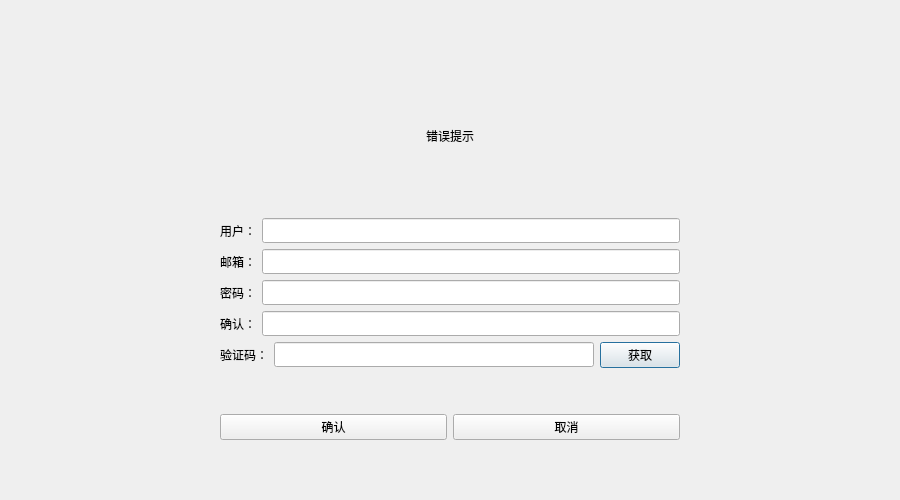
<?xml version="1.0" encoding="UTF-8"?>
<ui version="4.0">
 <class>regDialog</class>
 <widget class="QDialog" name="regDialog">
  <property name="geometry">
   <rect>
    <x>0</x>
    <y>0</y>
    <width>900</width>
    <height>500</height>
   </rect>
  </property>
  <property name="minimumSize">
   <size>
    <width>900</width>
    <height>500</height>
   </size>
  </property>
  <property name="maximumSize">
   <size>
    <width>900</width>
    <height>500</height>
   </size>
  </property>
  <property name="windowTitle">
   <string>Dialog</string>
  </property>
  <property name="styleSheet">
   <string notr="true">#regDialog{background-image: url(:/image/image/titile.jpg);}</string>
  </property>
  <layout class="QVBoxLayout" name="verticalLayout_2">
   <item>
    <layout class="QVBoxLayout" name="verticalLayout">
     <property name="leftMargin">
      <number>200</number>
     </property>
     <property name="rightMargin">
      <number>200</number>
     </property>
     <item>
      <widget class="QStackedWidget" name="stackedWidget">
       <widget class="QWidget" name="page">
        <property name="styleSheet">
         <string notr="true">#page{background: transparent}</string>
        </property>
        <layout class="QVBoxLayout" name="verticalLayout_3">
         <item>
          <spacer name="verticalSpacer">
           <property name="orientation">
            <enum>Qt::Orientation::Vertical</enum>
           </property>
           <property name="sizeType">
            <enum>QSizePolicy::Policy::Fixed</enum>
           </property>
           <property name="sizeHint" stdset="0">
            <size>
             <width>20</width>
             <height>40</height>
            </size>
           </property>
          </spacer>
         </item>
         <item>
          <widget class="QWidget" name="widget" native="true">
           <layout class="QVBoxLayout" name="verticalLayout_4">
            <item>
             <widget class="QLabel" name="err_tip">
              <property name="styleSheet">
               <string notr="true">#regDialog{backgound_image:url(:/image/image/titile.jpg)}</string>
              </property>
              <property name="text">
               <string>错误提示</string>
              </property>
              <property name="alignment">
               <set>Qt::AlignmentFlag::AlignCenter</set>
              </property>
             </widget>
            </item>
           </layout>
          </widget>
         </item>
         <item>
          <layout class="QHBoxLayout" name="horizontalLayout">
           <item>
            <widget class="QLabel" name="user_label">
             <property name="minimumSize">
              <size>
               <width>0</width>
               <height>25</height>
              </size>
             </property>
             <property name="maximumSize">
              <size>
               <width>16777215</width>
               <height>25</height>
              </size>
             </property>
             <property name="text">
              <string>用户：</string>
             </property>
            </widget>
           </item>
           <item>
            <widget class="QLineEdit" name="user_lineEdit">
             <property name="minimumSize">
              <size>
               <width>0</width>
               <height>25</height>
              </size>
             </property>
             <property name="maximumSize">
              <size>
               <width>16777215</width>
               <height>25</height>
              </size>
             </property>
            </widget>
           </item>
          </layout>
         </item>
         <item>
          <layout class="QHBoxLayout" name="horizontalLayout_2">
           <item>
            <widget class="QLabel" name="email_label">
             <property name="minimumSize">
              <size>
               <width>0</width>
               <height>25</height>
              </size>
             </property>
             <property name="maximumSize">
              <size>
               <width>16777215</width>
               <height>25</height>
              </size>
             </property>
             <property name="text">
              <string>邮箱：</string>
             </property>
            </widget>
           </item>
           <item>
            <widget class="QLineEdit" name="email_lineEdit">
             <property name="minimumSize">
              <size>
               <width>0</width>
               <height>25</height>
              </size>
             </property>
             <property name="maximumSize">
              <size>
               <width>16777215</width>
               <height>25</height>
              </size>
             </property>
            </widget>
           </item>
          </layout>
         </item>
         <item>
          <layout class="QHBoxLayout" name="horizontalLayout_3">
           <item>
            <widget class="QLabel" name="pass_label">
             <property name="minimumSize">
              <size>
               <width>0</width>
               <height>25</height>
              </size>
             </property>
             <property name="maximumSize">
              <size>
               <width>16777215</width>
               <height>25</height>
              </size>
             </property>
             <property name="text">
              <string>密码：</string>
             </property>
            </widget>
           </item>
           <item>
            <widget class="QLineEdit" name="pass_lineEdit">
             <property name="minimumSize">
              <size>
               <width>0</width>
               <height>25</height>
              </size>
             </property>
             <property name="maximumSize">
              <size>
               <width>16777215</width>
               <height>25</height>
              </size>
             </property>
            </widget>
           </item>
          </layout>
         </item>
         <item>
          <layout class="QHBoxLayout" name="horizontalLayout_4">
           <item>
            <widget class="QLabel" name="rpass_label">
             <property name="minimumSize">
              <size>
               <width>0</width>
               <height>25</height>
              </size>
             </property>
             <property name="maximumSize">
              <size>
               <width>16777215</width>
               <height>25</height>
              </size>
             </property>
             <property name="text">
              <string>确认：</string>
             </property>
            </widget>
           </item>
           <item>
            <widget class="QLineEdit" name="rpasslineEdit">
             <property name="minimumSize">
              <size>
               <width>0</width>
               <height>25</height>
              </size>
             </property>
             <property name="maximumSize">
              <size>
               <width>16777215</width>
               <height>25</height>
              </size>
             </property>
            </widget>
           </item>
          </layout>
         </item>
         <item>
          <layout class="QHBoxLayout" name="horizontalLayout_5">
           <item>
            <widget class="QLabel" name="verify_label">
             <property name="minimumSize">
              <size>
               <width>0</width>
               <height>25</height>
              </size>
             </property>
             <property name="maximumSize">
              <size>
               <width>16777215</width>
               <height>25</height>
              </size>
             </property>
             <property name="text">
              <string>验证码：</string>
             </property>
            </widget>
           </item>
           <item>
            <widget class="QLineEdit" name="verify_lineEdit">
             <property name="minimumSize">
              <size>
               <width>0</width>
               <height>25</height>
              </size>
             </property>
             <property name="maximumSize">
              <size>
               <width>16777215</width>
               <height>25</height>
              </size>
             </property>
            </widget>
           </item>
           <item>
            <widget class="QPushButton" name="get_Button">
             <property name="text">
              <string>获取</string>
             </property>
            </widget>
           </item>
          </layout>
         </item>
         <item>
          <spacer name="verticalSpacer_2">
           <property name="orientation">
            <enum>Qt::Orientation::Vertical</enum>
           </property>
           <property name="sizeType">
            <enum>QSizePolicy::Policy::Fixed</enum>
           </property>
           <property name="sizeHint" stdset="0">
            <size>
             <width>20</width>
             <height>40</height>
            </size>
           </property>
          </spacer>
         </item>
         <item>
          <layout class="QHBoxLayout" name="horizontalLayout_6">
           <item>
            <widget class="QPushButton" name="comfirm_btn">
             <property name="text">
              <string>确认</string>
             </property>
            </widget>
           </item>
           <item>
            <widget class="QPushButton" name="cencel_btm">
             <property name="text">
              <string>取消</string>
             </property>
            </widget>
           </item>
          </layout>
         </item>
         <item>
          <spacer name="verticalSpacer_3">
           <property name="orientation">
            <enum>Qt::Orientation::Vertical</enum>
           </property>
           <property name="sizeType">
            <enum>QSizePolicy::Policy::Fixed</enum>
           </property>
           <property name="sizeHint" stdset="0">
            <size>
             <width>20</width>
             <height>40</height>
            </size>
           </property>
          </spacer>
         </item>
        </layout>
       </widget>
       <widget class="QWidget" name="page_2"/>
      </widget>
     </item>
    </layout>
   </item>
  </layout>
 </widget>
 <resources/>
 <connections/>
</ui>
